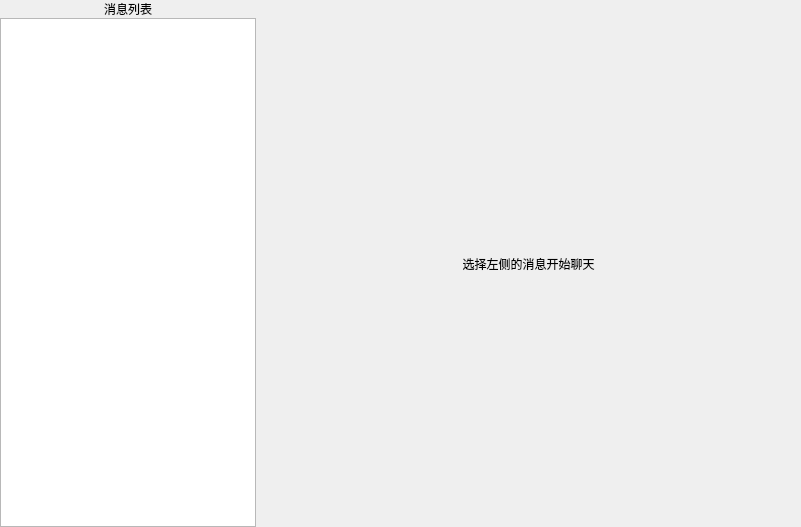
<?xml version="1.0" encoding="UTF-8"?>
<ui version="4.0">
 <class>MainWindow</class>
 <widget class="QWidget" name="MainWindow">
  <property name="geometry">
   <rect>
    <x>0</x>
    <y>0</y>
    <width>801</width>
    <height>527</height>
   </rect>
  </property>
  <property name="windowTitle">
   <string>InkChat</string>
  </property>
  <layout class="QHBoxLayout" name="horizontalLayout_2">
   <property name="spacing">
    <number>0</number>
   </property>
   <property name="leftMargin">
    <number>0</number>
   </property>
   <property name="topMargin">
    <number>0</number>
   </property>
   <property name="rightMargin">
    <number>0</number>
   </property>
   <property name="bottomMargin">
    <number>0</number>
   </property>
   <item>
    <widget class="Navigation" name="navigation" native="true"/>
   </item>
   <item>
    <widget class="QStackedWidget" name="stackedWidget">
     <widget class="QWidget" name="messagePage">
      <layout class="QHBoxLayout" name="horizontalLayout">
       <property name="spacing">
        <number>0</number>
       </property>
       <property name="leftMargin">
        <number>0</number>
       </property>
       <property name="topMargin">
        <number>0</number>
       </property>
       <property name="rightMargin">
        <number>0</number>
       </property>
       <property name="bottomMargin">
        <number>0</number>
       </property>
       <item>
        <layout class="QVBoxLayout" name="verticalLayout">
         <property name="spacing">
          <number>0</number>
         </property>
         <property name="topMargin">
          <number>0</number>
         </property>
         <item>
          <widget class="QLabel" name="msgTitle">
           <property name="text">
            <string>消息列表</string>
           </property>
           <property name="alignment">
            <set>Qt::AlignCenter</set>
           </property>
          </widget>
         </item>
         <item>
          <widget class="QListView" name="messageList">
           <property name="sizePolicy">
            <sizepolicy hsizetype="Preferred" vsizetype="Expanding">
             <horstretch>0</horstretch>
             <verstretch>0</verstretch>
            </sizepolicy>
           </property>
           <property name="maximumSize">
            <size>
             <width>280</width>
             <height>16777215</height>
            </size>
           </property>
           <property name="autoScrollMargin">
            <number>10</number>
           </property>
           <property name="editTriggers">
            <set>QAbstractItemView::NoEditTriggers</set>
           </property>
           <property name="verticalScrollMode">
            <enum>QAbstractItemView::ScrollPerPixel</enum>
           </property>
           <property name="horizontalScrollMode">
            <enum>QAbstractItemView::ScrollPerPixel</enum>
           </property>
           <property name="resizeMode">
            <enum>QListView::Adjust</enum>
           </property>
          </widget>
         </item>
        </layout>
       </item>
       <item>
        <widget class="QLabel" name="lbEmptyChat">
         <property name="sizePolicy">
          <sizepolicy hsizetype="Expanding" vsizetype="Expanding">
           <horstretch>0</horstretch>
           <verstretch>0</verstretch>
          </sizepolicy>
         </property>
         <property name="text">
          <string>选择左侧的消息开始聊天</string>
         </property>
         <property name="alignment">
          <set>Qt::AlignCenter</set>
         </property>
        </widget>
       </item>
      </layout>
     </widget>
     <widget class="QWidget" name="minePage"/>
    </widget>
   </item>
  </layout>
  <zorder>stackedWidget</zorder>
  <zorder>navigation</zorder>
 </widget>
 <customwidgets>
  <customwidget>
   <class>Navigation</class>
   <extends>QWidget</extends>
   <header location="global">Navigation.h</header>
   <container>1</container>
  </customwidget>
 </customwidgets>
 <resources/>
 <connections/>
</ui>
